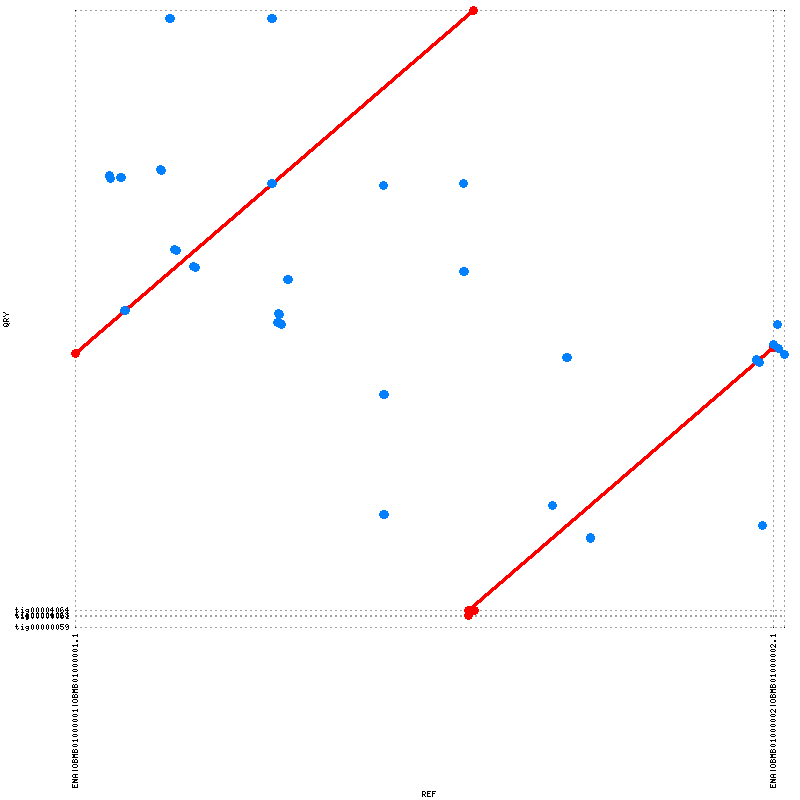

Here is the gnuplot script that generated this plot:
set terminal png tiny size 800,800
set output "04_quality_mummerplot_out.png"
set xtics rotate ( \
 "ENA|OBMB01000001|OBMB01000001.1" 1.0, \
 "ENA|OBMB01000002|OBMB01000002.1" 2569357.0, \
 "" 2610531 \
)
set ytics ( \
 "tig00000059" 1.0, \
 "tig00000061" 48946.0, \
 "tig00004063" 51542.0, \
 "tig00004064" 72684.0, \
 "" 2636043 \
)
set size 1,1
set grid
unset key
set border 0
set tics scale 0
set xlabel "REF"
set ylabel "QRY"
set format "%.0f"
set mouse format "%.0f"
set mouse mouseformat "[%.0f, %.0f]"
if(GPVAL_VERSION < 5) { set mouse clipboardformat "[%.0f, %.0f]" }
set xrange [1:2610531]
set yrange [1:2636043]
set style line 1  lt 1 lw 3 pt 6 ps 1
set style line 2  lt 3 lw 3 pt 6 ps 1
set style line 3  lt 2 lw 3 pt 6 ps 1
plot \
 "04_quality_mummerplot_out.fplot" title "FWD" w lp ls 1, \
 "04_quality_mummerplot_out.rplot" title "REV" w lp ls 2
